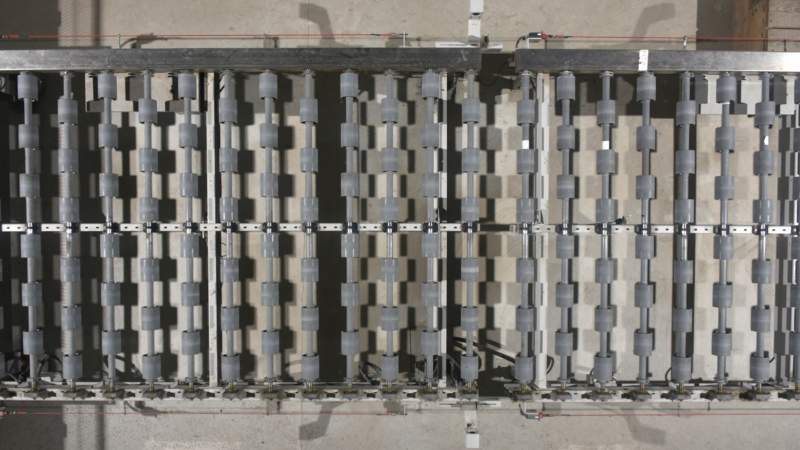
#> input picture base.jpg, 1600 x 900 px (shown at 1/2 size)
$ python main.py
#> lines starting #> are read from the running program, lines starting #| are printed output that depends on the picture; after the words box and inside, x2 and y2 are one past the last pixel; in counts of white or black regions, pixels touching at a corner belong together
import cv2
import numpy as np

emptytable = cv2.imread('base.jpg')
#> emptytable is the input picture: shape (900, 1600, 3); mean B, G, R 114.3, 119.1, 122
fullytable = cv2.imread('input.jpg')
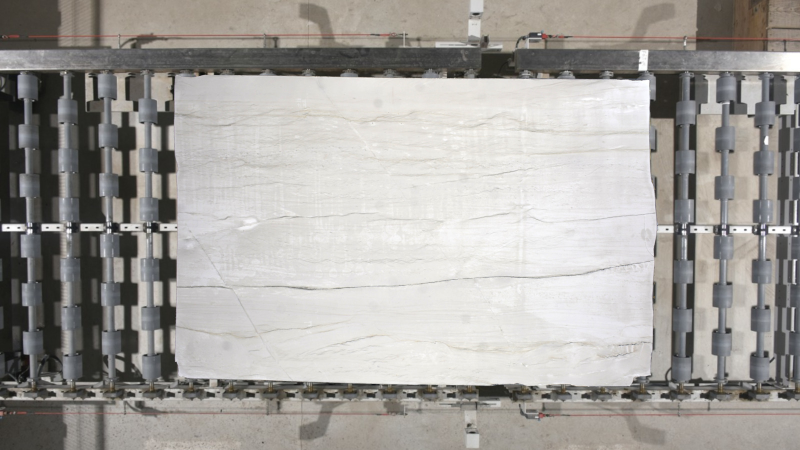
#> input picture input.jpg, 1600 x 900 px (shown at 1/2 size)
#> fullytable is the input picture: shape (900, 1600, 3); mean B, G, R 157.5, 161.4, 164.2


# we need to find all squares in the image
def get_difer(img1, img2):
    global threshold_value
    # gray scale
    img1 = cv2.cvtColor(img1, cv2.COLOR_BGR2GRAY)
    img2 = cv2.cvtColor(img2, cv2.COLOR_BGR2GRAY)
    diff = cv2.absdiff(img1, img2)
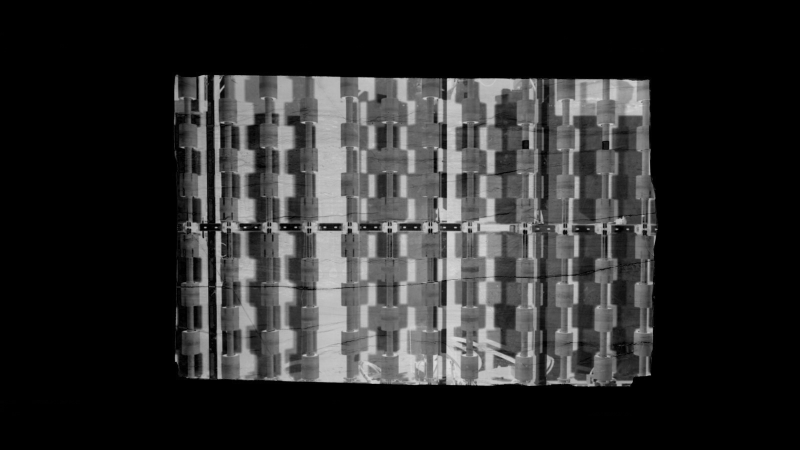
#> diff: shape (900, 1600) (shown at 1/2 size); min 0, max 224, mean 42.6

    # apply th
    _, output = cv2.threshold(diff, threshold_value, 255, cv2.THRESH_BINARY)
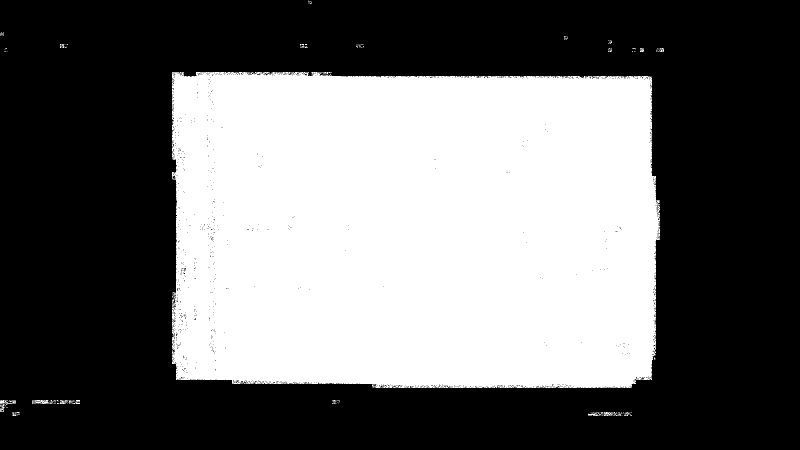
#> output: shape (900, 1600) (shown at 1/2 size); 41.4% white; 149 white regions (130 under 20 px)
    return output


def getContours(img):
    global maxSize
    countours, _ = cv2.findContours(
        img, cv2.RETR_EXTERNAL, cv2.CHAIN_APPROX_NONE)
#> countours = 149 contours, 138 with area under 20; largest, box (x1, y1, x2, y2) and area: (344, 144, 1320, 776) 594605, (64, 800, 97, 808) 178, (1207, 824, 1236, 832) 88, (0, 800, 32, 811) 71, (1176, 824, 1202, 832) 67

    squares = []
    for cnt in countours:
        perimeter = cv2.arcLength(cnt, True)
        approx = cv2.approxPolyDP(cnt, 0.02*perimeter, True)
        if len(approx) == 4 and cv2.contourArea(approx) > maxSize:
            squares.append(approx)
#> this loop made 149 passes
#> (perimeter, approx) on passes 1, 2, 3, 5, 6, 9, 10, 11, 12, 14, 15: (0, [[1200, 831]]), (0, [[35, 831]]), (0, [[33, 831]]), (2.83, [[1243, 830], [1244, 831]]), (7.41, [[1228, 830], [1227, 831], [1225, 831], [1228, 831]]), (2, [[1260, 828], [1261, 828]]), (3.41, [[34, 828], [33, 829], [34, 829]]), (2, [[1248, 827], [1248, 828]]), (2, [[1245, 827], [1246, 827]]), (3.41, [[36, 827], [36, 828], [37, 828]]), (0, [[29, 827]])
#> perimeter on passes 4, 7, 8, 16, 25, 30: 7.66, 12.24, 7.66, 25.56, 44.28, 107.4
#> after the loop, squares = [[[344, 145], [352, 759], [1303, 759], [1302, 153]]]
    return squares


cv2.namedWindow('Image with Squares')
threshold_value = 0
maxSize = 748


def update_threshold_value(value):
    global threshold_value
    threshold_value = value


def update_max_size_value(value):
    global maxSize
    maxSize = value


# Create a trackbar to control the threshold value
cv2.createTrackbar('Threshold', 'Image with Squares',
                   threshold_value, 255, update_threshold_value)
cv2.createTrackbar('MaxSize', 'Image with Squares',
                   maxSize, 10000, update_max_size_value)

while True:
    fullytable = cv2.imread('input.jpg')
    diff_img = get_difer(emptytable, fullytable)
    squares = getContours(diff_img)
    for square in squares:
        cv2.drawContours(fullytable, [square], -1, (0, 255, 0), 3)
#> this loop made 1 pass
#> square on pass 1: [[344, 145], [352, 759], [1303, 759], [1302, 153]]
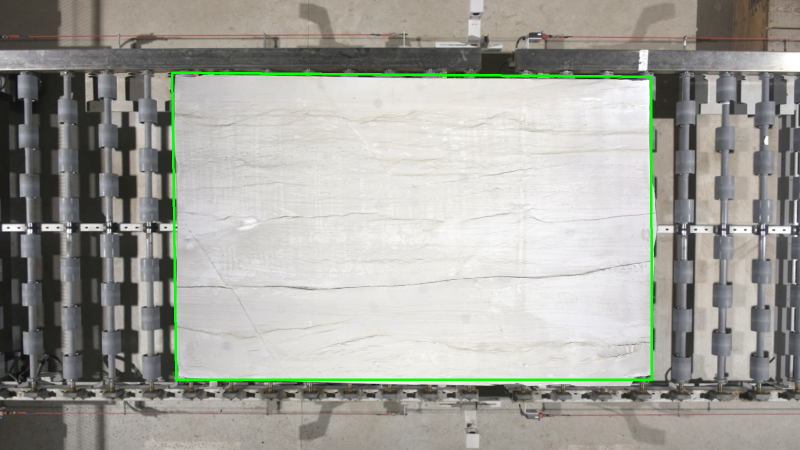
#> fullytable: shape (900, 1600, 3) (shown at 1/2 size); 1.09% of pixels changed, all inside (x1, y1, x2, y2) = (342, 143, 1306, 762)
    # get the in the image
    try:
        img_crop = fullytable[squares[0][0][0][1]:squares[0][2][0][1],
                              squares[0][0][0][0]:squares[0][2][0][0]]
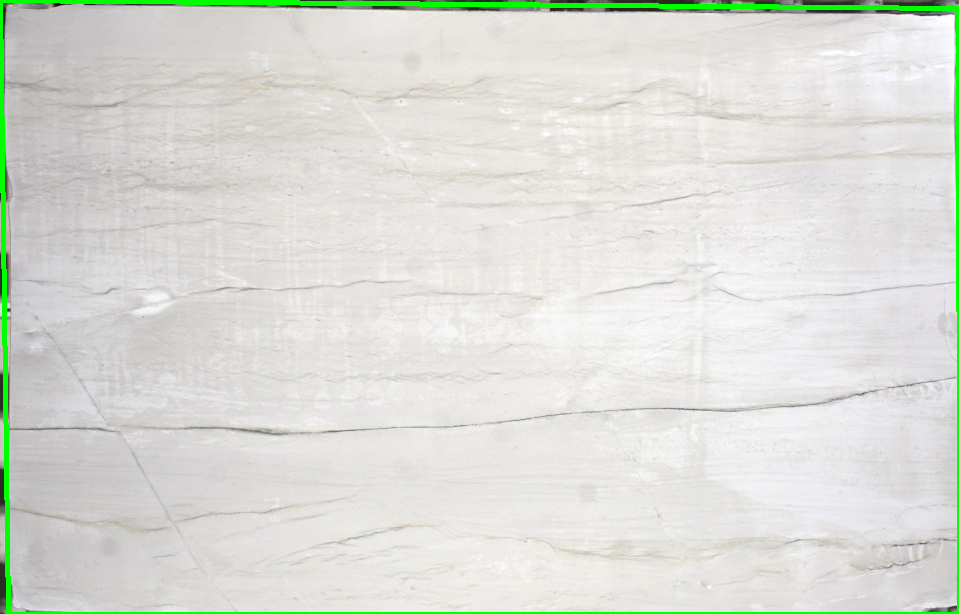
#> img_crop: shape (614, 959, 3); mean B, G, R 214.7, 221.7, 218.4
        if len(squares) > 0:
            cv2.imshow('crop', img_crop)
    except:
        pass
    cv2.imshow('diff', diff_img)
    cv2.imshow('fullytable', fullytable)
    if cv2.waitKey(1) & 0xFF == ord('q'):
#> (key q is pressed here)
        break
cv2.destroyAllWindows()
